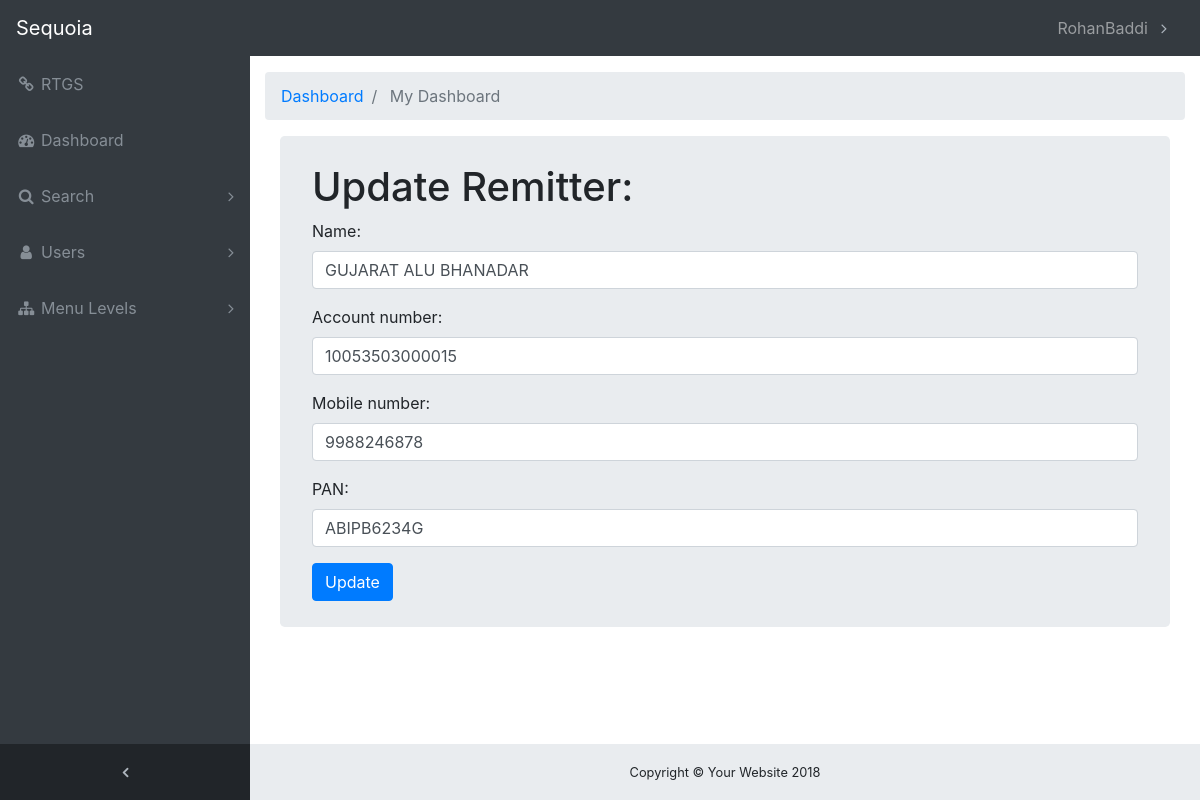
The app's page /remitter/1/update/ (signed in) with its own data.
### SequoiaApp/models.py (models this page shows, shortened)
class Remitter(models.Model):
    name = models.CharField(max_length=256)
    account_number = models.CharField(max_length=256, blank=False)
    mobile_number = models.CharField(max_length=10, blank=False)
    PAN = models.CharField(max_length=10, blank=False, null=False)
    GSTIN = models.CharField(max_length=256, blank=True, null=True)

### SequoiaApp/views.py (the view)
@method_decorator(login_required, name='dispatch')
class RemitterUpdateView(UpdateView):
    fields = ('name', 'account_number', 'mobile_number', 'PAN')
    model = Remitter

### SequoiaApp/templatetags/form_tags.py (called while the page is built)
@register.filter
def input_class(bound_field):
    css_class = ''
    if bound_field.form.is_bound:
        if bound_field.errors:
            css_class = 'is-invalid'
        elif field_type(bound_field) != 'PasswordInput':
            css_class = 'is-invalid'
    return 'form-control {}'.format(css_class)

### templates/SequoiaApp/remitter_form.html (shortened to what this page needs)
{% extends "base.html" %}
{% block content %}
<div class="container">
    <div class="jumbotron" style="padding-top:3%; padding-bottom:3%; margin-bottom:8%">
        <h1>Update Remitter:</h1>
        <form method="POST">
            {% include "includes/form.html" %}
            <button class="btn btn-primary" type="submit">Update</button>
        </form>
    </div>
</div>
{% endblock content %}

### templates/base.html (shortened to what this page needs)
{% load static %}
<!DOCTYPE html>
<html lang="en">
<head>
    <link rel="stylesheet" href="{% static 'css/bootstrap.min.css' %}">
    <link rel="stylesheet" href="{% static 'css/font-awesome.min.css' %}">
    <link rel="stylesheet" href="{% static 'css/dataTables.bootstrap4.css' %}">
    <link rel="stylesheet" href="{% static 'css/sb-admin.css' %}">
</head>
<body class="fixed-nav bg-dark" id="page-top">
    <nav class="navbar navbar-expand-lg navbar-dark bg-dark fixed-top" id="mainNav">
        <a href="{% url 'home' %}" class="navbar-brand">Sequoia</a>
        <div class="collapse navbar-collapse" id="navbarResponsive">
            <ul class="navbar-nav navbar-sidenav" id="exampleAccordion">
                <li class="nav-item" data-toggle="tooltip" data-placement="right" title="RTGS">
                    <a class="nav-link" href="{% url 'rtgs_create' %}">
                        <i class="fa fa-fw fa-link"></i>
                        <span class="nav-link-text">RTGS</span>
                    </a>
                </li>
                <li class="nav-item" data-toggle="tooltip" data-placement="right" title="Dashboard">
                    <a class="nav-link" href="/">
                        <i class="fa fa-fw fa-dashboard"></i>
                        <span class="nav-link-text">Dashboard</span>
                    </a>
                </li>
                <li class="nav-item" data-toggle="tooltip" data-placement="right" title="Search">
                    <a class="nav-link nav-link-collapse collapsed" data-toggle="collapse" href="#collapseComponents" data-parent="#exampleAccordion">
                        <i class="fa fa-fw fa-search"></i>
                        <span class="nav-link-text">Search</span>
                    </a>
                </li>
                <li class="nav-item" data-toggle="tooltip" data-placement="right" title="Users">
                    <a class="nav-link nav-link-collapse collapsed" data-toggle="collapse" href="#collapseExamplePages" data-parent="#exampleAccordion">
                        <i class="fa fa-fw fa-user"></i>
                        <span class="nav-link-text">Users</span>
                    </a>
                </li>
                <li class="nav-item" data-toggle="tooltip" data-placement="right" title="Menu Levels">
                    <a class="nav-link nav-link-collapse collapsed" data-toggle="collapse" href="#collapseMulti" data-parent="#exampleAccordion">
                        <i class="fa fa-fw fa-sitemap"></i>
                        <span class="nav-link-text">Menu Levels</span>
                    </a>
                </li>
            </ul>
            <ul class="navbar-nav sidenav-toggler">
                <li class="nav-item">
                    <a class="nav-link text-center" id="sidenavToggler">
                        <i class="fa fa-fw fa-angle-left"></i>
                    </a>
                </li>
            </ul>
            {% if user.is_authenticated %}
            <ul class="navbar-nav ml-auto">
                <li class="nav-item dropdown">
                    <a class="nav-link dropdown-toggle" href="#" id="userMenu" data-toggle="dropdown" aria-haspopup="true" aria-expanded="false">
                        {{ user.username }}
                    </a>
                </li>
            </ul>
            {% else %}
            <form class="form-inline ml-auto">
                <a href="#" class="btn btn-outline-secondary">Log in</a>
            </form>
            {% endif %}
        </div>
    </nav>
    <div class="content-wrapper">
        <div class="container" style="margin-bottom:5%;">
            <ol class="breadcrumb">
                <li class="breadcrumb-item">
                    <a href="#">Dashboard</a>
                </li>
                {% block breadcrumb %}
                <li class="breadcrumb-item active">
                    My Dashboard
                </li>
                {% endblock breadcrumb %}
            </ol>
            {% block content %} {% endblock content %}
        </div>
        <footer class="sticky-footer">
            <div class="container">
                <div class="text-center">
                    <small>Copyright © Your Website 2018</small>
                </div>
            </div>
        </footer>
    </div>
</body>
</html>

### templates/includes/form.html (shortened to what this page needs)
{% load form_tags widget_tweaks %}
    {% for field in form %}
        <div class="form-group">
            {{ field.label_tag }}
            {% render_field field class=field|input_class %}
        </div>
    {% endfor %}

### static/css/sb-admin.css (style rules this page uses)
html { position: relative; min-height: 100%; }
body { overflow-x: hidden; }
body.fixed-nav { padding-top: 56px; }
.content-wrapper { min-height: calc(100vh - 56px); padding-top: 1rem; }
#mainNav .navbar-collapse { overflow: auto; max-height: 75vh; }
#mainNav .navbar-collapse .navbar-nav .nav-item .nav-link { cursor: pointer; }
#mainNav .navbar-collapse .navbar-sidenav .nav-link-collapse:after { float: right; content: '\f107'; font-family: 'FontAwesome'; }
#mainNav .navbar-collapse .navbar-sidenav .nav-link-collapse.collapsed:after { content: '\f105'; }
#mainNav .navbar-collapse .sidenav-toggler { display: none; }
#mainNav .navbar-collapse .navbar-nav > .nav-item.dropdown > .nav-link { position: relative; min-width: 45px; }
#mainNav .navbar-collapse .navbar-nav > .nav-item.dropdown > .nav-link:after { float: right; width: auto; content: '\f105'; border: none; font-family: 'FontAwesome'; }
@media (min-width: 992px) { #mainNav .navbar-brand { width: 250px; } }
@media (min-width: 992px) { #mainNav .navbar-collapse { overflow: visible; max-height: none; } }
@media (min-width: 992px) { #mainNav .navbar-collapse .navbar-sidenav { position: absolute; top: 0; left: 0; -webkit-flex-direction: column; -ms-flex-direction: column; flex-direction: column; margin-top: 56px; } }
@media (min-width: 992px) { #mainNav .navbar-collapse .navbar-sidenav > .nav-item { width: 250px; padding: 0; } }
@media (min-width: 992px) { #mainNav .navbar-collapse .navbar-sidenav > .nav-item > .nav-link { padding: 1em; } }
@media (min-width: 992px) { #mainNav .navbar-collapse .navbar-nav > .nav-item.dropdown > .nav-link { min-width: 0; } }
@media (min-width: 992px) { #mainNav .navbar-collapse .navbar-nav > .nav-item.dropdown > .nav-link:after { width: 24px; text-align: center; } }
#mainNav.fixed-top .sidenav-toggler { display: none; }
@media (min-width: 992px) { #mainNav.fixed-top .navbar-sidenav { height: calc(100vh - 112px); } }
@media (min-width: 992px) { #mainNav.fixed-top .sidenav-toggler { position: absolute; top: 0; left: 0; display: flex; -webkit-flex-direction: column; -ms-flex-direction: column; flex-direction: column; margin-top: calc(100vh - 56px); } }
@media (min-width: 992px) { #mainNav.fixed-top .sidenav-toggler > .nav-item { width: 250px; padding: 0; } }
@media (min-width: 992px) { #mainNav.fixed-top .sidenav-toggler > .nav-item > .nav-link { padding: 1em; } }
#mainNav.fixed-top.navbar-dark .sidenav-toggler { background-color: #212529; }
#mainNav.fixed-top.navbar-dark .sidenav-toggler a i { color: #adb5bd; }
.content-wrapper { overflow-x: hidden; background: white; }
@media (min-width: 992px) { .content-wrapper { margin-left: 250px; } }
#sidenavToggler i { font-weight: 800; }
#mainNav.navbar-dark .navbar-collapse .navbar-sidenav .nav-link-collapse:after { color: #868e96; }
#mainNav.navbar-dark .navbar-collapse .navbar-sidenav > .nav-item > .nav-link { color: #868e96; }
#mainNav.navbar-dark .navbar-collapse .navbar-nav > .nav-item.dropdown > .nav-link:after { color: #adb5bd; }
@media (min-width: 992px) { #mainNav.navbar-dark .navbar-collapse .navbar-sidenav { background: #343a40; } }
footer.sticky-footer { position: absolute; right: 0; bottom: 0; width: 100%; height: 56px; background-color: #e9ecef; line-height: 55px; }
@media (min-width: 992px) { footer.sticky-footer { width: calc(100% - 250px); } }

### records on screen
Remitter: name "GUJARAT ALU BHANADAR" "10053503000015" "9988246878" "ABIPB6234G"

### other values on screen
{{ user.username }} "RohanBaddi"
{{ field.label_tag }} "Name:" "Account number:" "Mobile number:" "PAN:"
